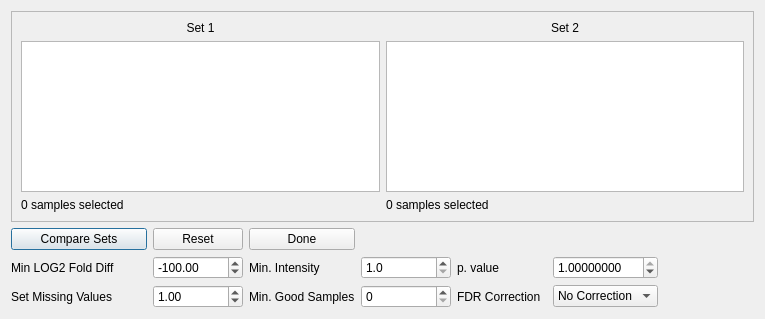
<?xml version="1.0" encoding="UTF-8"?>
<ui version="4.0">
 <class>CompareSamplesDialog</class>
 <widget class="QDialog" name="CompareSamplesDialog">
  <property name="geometry">
   <rect>
    <x>0</x>
    <y>0</y>
    <width>765</width>
    <height>319</height>
   </rect>
  </property>
  <property name="windowTitle">
   <string>Compare Samples</string>
  </property>
  <layout class="QGridLayout" name="gridLayout">
   <item row="7" column="4">
    <widget class="QLabel" name="label_6">
     <property name="text">
      <string>p. value</string>
     </property>
    </widget>
   </item>
   <item row="5" column="0">
    <widget class="QPushButton" name="compareButton">
     <property name="minimumSize">
      <size>
       <width>136</width>
       <height>0</height>
      </size>
     </property>
     <property name="text">
      <string>Compare Sets</string>
     </property>
    </widget>
   </item>
   <item row="5" column="1">
    <widget class="QPushButton" name="resetButton">
     <property name="text">
      <string>Reset</string>
     </property>
    </widget>
   </item>
   <item row="5" column="2">
    <widget class="QPushButton" name="cancelButton">
     <property name="text">
      <string>Done</string>
     </property>
    </widget>
   </item>
   <item row="7" column="1">
    <widget class="QDoubleSpinBox" name="minFoldDiff">
     <property name="decimals">
      <number>2</number>
     </property>
     <property name="minimum">
      <double>-999999999.000000000000000</double>
     </property>
     <property name="maximum">
      <double>999999999.000000000000000</double>
     </property>
     <property name="value">
      <double>-100.000000000000000</double>
     </property>
    </widget>
   </item>
   <item row="7" column="0">
    <widget class="QLabel" name="label_5">
     <property name="text">
      <string>Min LOG2 Fold Diff</string>
     </property>
    </widget>
   </item>
   <item row="7" column="2">
    <widget class="QLabel" name="label_4">
     <property name="text">
      <string>Min. Intensity</string>
     </property>
    </widget>
   </item>
   <item row="7" column="3">
    <widget class="QDoubleSpinBox" name="minIntensity">
     <property name="decimals">
      <number>1</number>
     </property>
     <property name="minimum">
      <double>1.000000000000000</double>
     </property>
     <property name="maximum">
      <double>999999999.000000000000000</double>
     </property>
     <property name="value">
      <double>1.000000000000000</double>
     </property>
    </widget>
   </item>
   <item row="7" column="5">
    <widget class="QDoubleSpinBox" name="minPValue">
     <property name="decimals">
      <number>8</number>
     </property>
     <property name="maximum">
      <double>1.000000000000000</double>
     </property>
     <property name="singleStep">
      <double>0.010000000000000</double>
     </property>
     <property name="value">
      <double>1.000000000000000</double>
     </property>
    </widget>
   </item>
   <item row="8" column="5">
    <widget class="QComboBox" name="correctionBox">
     <item>
      <property name="text">
       <string>No Correction</string>
      </property>
     </item>
     <item>
      <property name="text">
       <string>Bonferroni</string>
      </property>
     </item>
     <item>
      <property name="text">
       <string>Holms</string>
      </property>
     </item>
     <item>
      <property name="text">
       <string>Benjamini</string>
      </property>
     </item>
    </widget>
   </item>
   <item row="8" column="0">
    <widget class="QLabel" name="label_3">
     <property name="text">
      <string>Set Missing Values</string>
     </property>
    </widget>
   </item>
   <item row="8" column="1">
    <widget class="QDoubleSpinBox" name="missingValue">
     <property name="maximum">
      <double>999999999.000000000000000</double>
     </property>
     <property name="value">
      <double>1.000000000000000</double>
     </property>
    </widget>
   </item>
   <item row="8" column="4">
    <widget class="QLabel" name="label_7">
     <property name="text">
      <string>FDR Correction</string>
     </property>
    </widget>
   </item>
   <item row="8" column="2">
    <widget class="QLabel" name="label_8">
     <property name="text">
      <string>Min. Good Samples</string>
     </property>
    </widget>
   </item>
   <item row="8" column="3">
    <widget class="QSpinBox" name="minGoodSamples">
     <property name="value">
      <number>0</number>
     </property>
    </widget>
   </item>
   <item row="2" column="0" rowspan="2" colspan="7">
    <widget class="QFrame" name="frame">
     <property name="frameShape">
      <enum>QFrame::StyledPanel</enum>
     </property>
     <property name="frameShadow">
      <enum>QFrame::Raised</enum>
     </property>
     <layout class="QGridLayout" name="gridLayout_2">
      <item row="0" column="2">
       <widget class="QLabel" name="label_2">
        <property name="text">
         <string>Set 2</string>
        </property>
        <property name="alignment">
         <set>Qt::AlignCenter</set>
        </property>
       </widget>
      </item>
      <item row="2" column="0">
       <widget class="QListWidget" name="filelist1">
        <property name="acceptDrops">
         <bool>true</bool>
        </property>
        <property name="editTriggers">
         <set>QAbstractItemView::NoEditTriggers</set>
        </property>
        <property name="dragEnabled">
         <bool>true</bool>
        </property>
        <property name="dragDropOverwriteMode">
         <bool>true</bool>
        </property>
        <property name="dragDropMode">
         <enum>QAbstractItemView::DropOnly</enum>
        </property>
        <property name="alternatingRowColors">
         <bool>false</bool>
        </property>
        <property name="selectionMode">
         <enum>QAbstractItemView::MultiSelection</enum>
        </property>
        <property name="sortingEnabled">
         <bool>false</bool>
        </property>
       </widget>
      </item>
      <item row="0" column="0">
       <widget class="QLabel" name="label">
        <property name="text">
         <string>Set 1</string>
        </property>
        <property name="alignment">
         <set>Qt::AlignCenter</set>
        </property>
       </widget>
      </item>
      <item row="3" column="0">
       <widget class="QLabel" name="fileCount1">
        <property name="text">
         <string>0 samples selected</string>
        </property>
       </widget>
      </item>
      <item row="3" column="2">
       <widget class="QLabel" name="fileCount2">
        <property name="text">
         <string>0 samples selected</string>
        </property>
       </widget>
      </item>
      <item row="2" column="2">
       <widget class="QListWidget" name="filelist2">
        <property name="acceptDrops">
         <bool>true</bool>
        </property>
        <property name="showDropIndicator" stdset="0">
         <bool>false</bool>
        </property>
        <property name="dragEnabled">
         <bool>false</bool>
        </property>
        <property name="dragDropOverwriteMode">
         <bool>false</bool>
        </property>
        <property name="dragDropMode">
         <enum>QAbstractItemView::DropOnly</enum>
        </property>
        <property name="selectionMode">
         <enum>QAbstractItemView::MultiSelection</enum>
        </property>
       </widget>
      </item>
     </layout>
    </widget>
   </item>
  </layout>
 </widget>
 <resources/>
 <connections>
  <connection>
   <sender>cancelButton</sender>
   <signal>clicked()</signal>
   <receiver>CompareSamplesDialog</receiver>
   <slot>close()</slot>
   <hints>
    <hint type="sourcelabel">
     <x>168</x>
     <y>277</y>
    </hint>
    <hint type="destinationlabel">
     <x>148</x>
     <y>150</y>
    </hint>
   </hints>
  </connection>
 </connections>
</ui>
